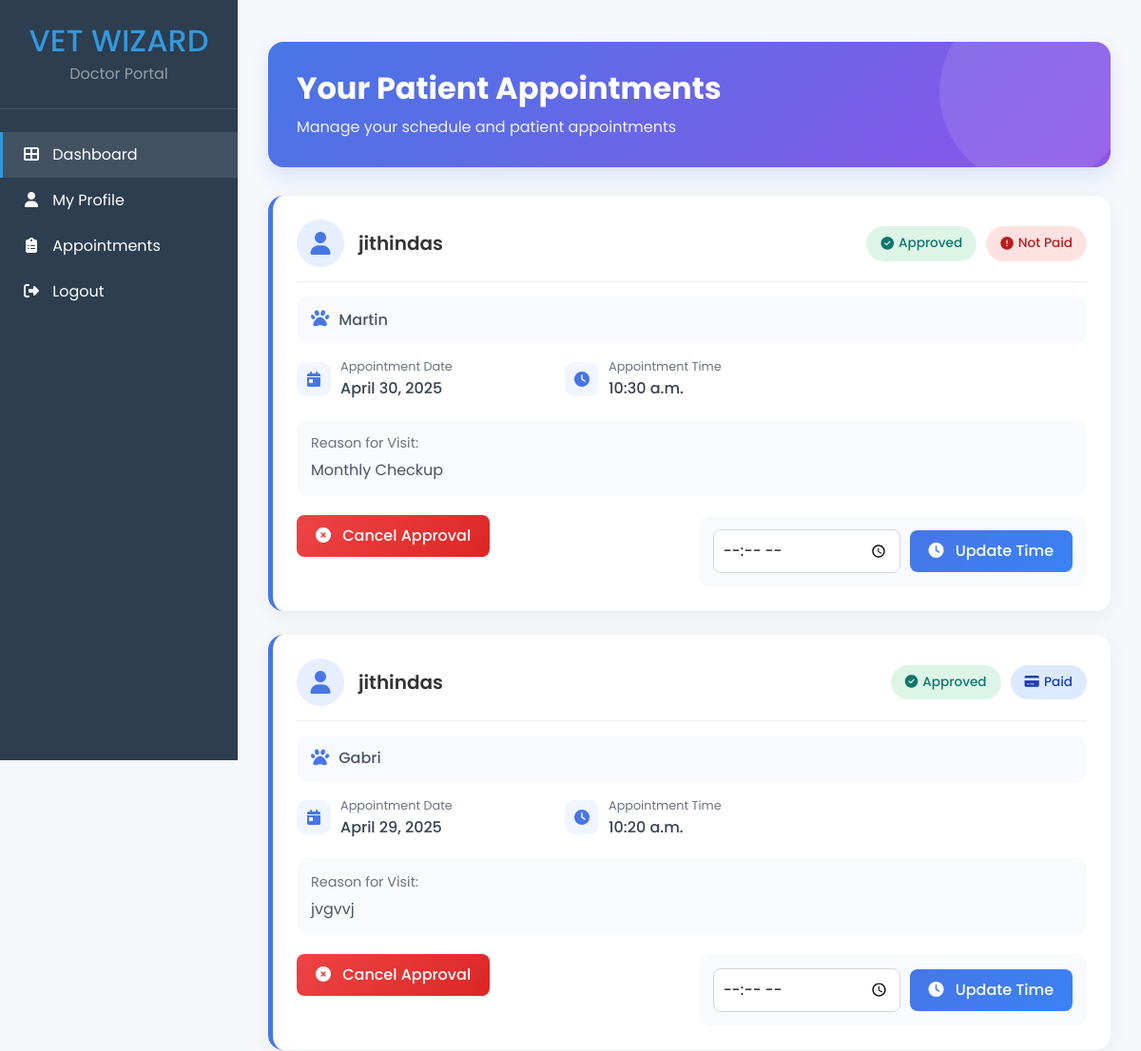
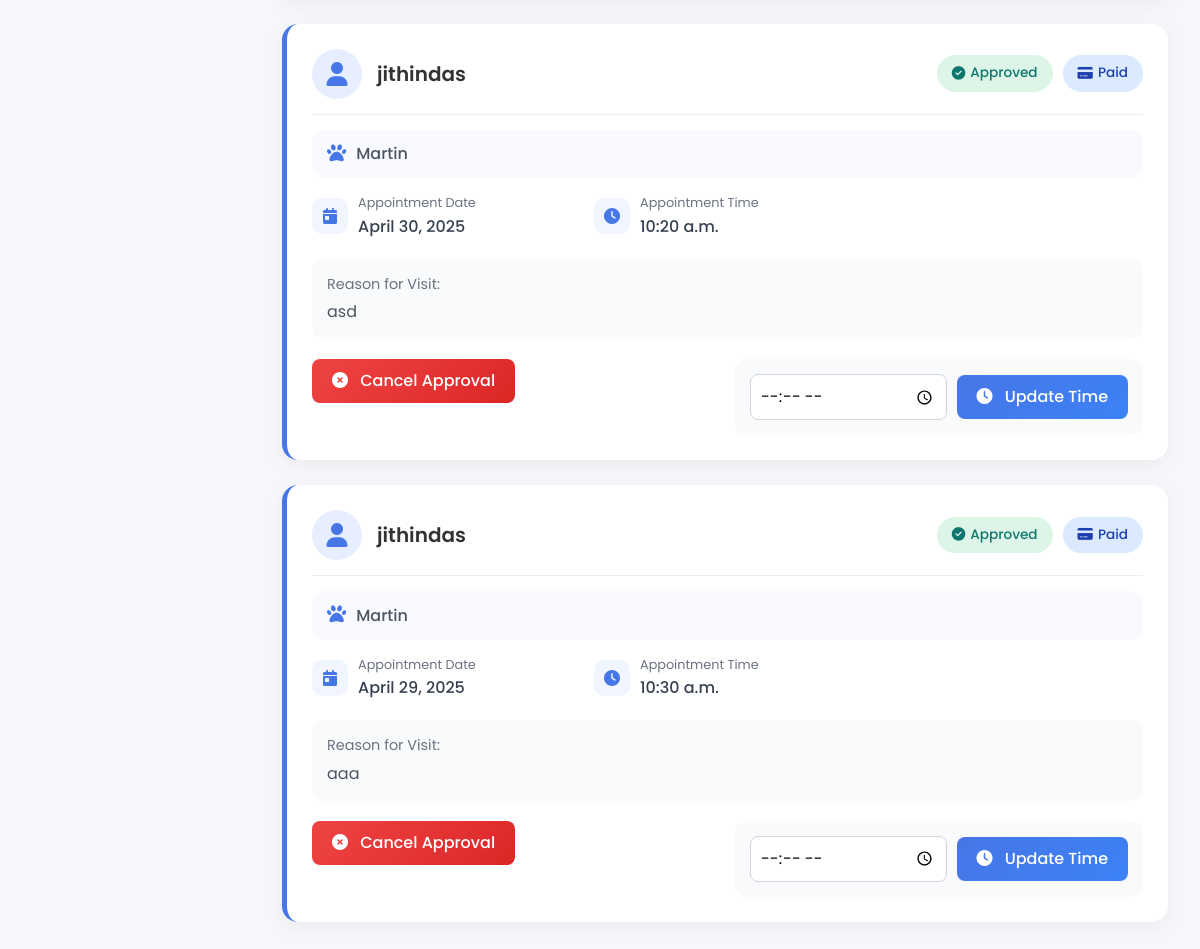
The app's page /doctor/appointment_doctor/ (signed in) with its own data (2 pictures, top to bottom).
### user/models.py (models this page shows, shortened)
class Doctor_Appointment(models.Model):
    doctor = models.ForeignKey(Doctor_Profile, on_delete=models.CASCADE, related_name='appointments')
    patient = models.ForeignKey(settings.AUTH_USER_MODEL, on_delete=models.CASCADE, related_name='appointments')
    pet=models.ForeignKey(Pet,on_delete=models.CASCADE)
    appointment_date = models.DateField()
    appointment_time = models.TimeField(null=True,blank=True)
    reason = models.TextField()
    is_confirmed = models.BooleanField(default=False)
    is_paid = models.BooleanField(default=False)
    created_at = models.DateTimeField(auto_now_add=True)
    razorpay_order_id = models.CharField(max_length=100, blank=True, null=True)
    amount = models.DecimalField(max_digits=10, decimal_places=2, default=0.00,null=True,blank=True)

class Pet(models.Model):
    owner = models.CharField(max_length=100)
    name = models.CharField(max_length=100)
    species = models.CharField(max_length=30)  # Dog, Cat
    breed = models.CharField(max_length=50)
    age = models.PositiveIntegerField()
    pet_picture = models.ImageField(upload_to='pet_images', blank=True, null=True)
    adopt=models.BooleanField(default=False)

### admins/models.py (models this page shows, shortened)
class User(AbstractUser):
    user_type = models.CharField(max_length=20, choices=[
        ('doctor', 'doctor'),
        ('user', 'user')
    ])
    is_approved=models.BooleanField(default=False,null=True,blank=True)

### doctor/views.py (the view)
# urls.py: path('appointment_doctor/', Appointment_Doctor_View.as_view(), name='appointment_doctor'),
class Appointment_Doctor_View(View):
    def get(self, request):
        doctor_profile = get_object_or_404(Doctor_Profile, user=request.user)
        appointments = Doctor_Appointment.objects.filter(doctor=doctor_profile).order_by('-id')
        return render(request, 'appointment_doctor.html', {'appointment': appointments})

### doctor/templates/appointment_doctor.html (shortened to what this page needs)
{% extends 'doctor.html' %}
{% load static %}
{% block content %}
<div class="container py-4">
    <div class="page-header">
        <h2>Your Patient Appointments</h2>
        <p>Manage your schedule and patient appointments</p>
    </div>
    <div class="appointments-container">
        {% if appointment %}
            {% for a in appointment %}
            <div class="appointment-card">
                <div class="card-header">
                    <div class="patient-info">
                        <div class="patient-avatar">
                            <i class="fas fa-user"></i>
                        </div>
                        <h5 class="patient-name">{{ a.patient.username }}</h5>
                    </div>
                    <div class="status-badges">
                        {% if a.is_confirmed %}
                            <span class="status-badge badge-approved">
                                <i class="fas fa-check-circle"></i> Approved
                            </span>
                        {% else %}
                            <span class="status-badge badge-pending">
                                <i class="fas fa-clock"></i> Pending
                            </span>
                        {% endif %}
                        {% if a.is_paid %}
                            <span class="status-badge badge-paid">
                                <i class="fas fa-credit-card"></i> Paid
                            </span>
                        {% else %}
                            <span class="status-badge badge-not-paid">
                                <i class="fas fa-exclamation-circle"></i> Not Paid
                            </span>
                        {% endif %}
                    </div>
                </div>
                <div class="pet-info">
                    <span class="pet-icon"><i class="fas fa-paw"></i></span>
                    <span class="pet-name">{{ a.pet.name }}</span>
                </div>
                <div class="appointment-details">
                    <div class="detail-item">
                        <div class="detail-icon">
                            <i class="fas fa-calendar-day"></i>
                        </div>
                        <div class="detail-text">
                            <span class="detail-label">Appointment Date</span>
                            <span class="detail-value">{{ a.appointment_date }}</span>
                        </div>
                    </div>
                    <div class="detail-item">
                        <div class="detail-icon">
                            <i class="fas fa-clock"></i>
                        </div>
                        <div class="detail-text">
                            <span class="detail-label">Appointment Time</span>
                            <span class="detail-value">
                                {% if a.appointment_time %}
                                    {{ a.appointment_time }}
                                {% else %}
                                    Not set
                                {% endif %}
                            </span>
                        </div>
                    </div>
                </div>
                <div class="reason-section">
                    <div class="reason-label">Reason for Visit:</div>
                    <div class="reason-text">{{ a.reason }}</div>
                </div>
                <div class="actions-section">
                    <form method="POST" action="{% url 'toggle_appointment_status' a.id %}" class="action-form">
                        {% if a.is_confirmed %}
                            <button type="submit" class="btn btn-danger btn-block">
                                <i class="fas fa-times-circle"></i> Cancel Approval
                            </button>
                        {% else %}
                            <button type="submit" class="btn btn-success btn-block">
                                <i class="fas fa-check-circle"></i> Approve Appointment
                            </button>
                        {% endif %}
                    </form>
                    <form method="POST" action="{% url 'set_appointment_time' a.id %}" class="time-form">
                        <input type="time" name="appointment_time" value="{{ a.appointment_time|default:'' }}" class="time-input" required>
                        <button type="submit" class="btn btn-primary">
                            <i class="fas fa-clock"></i> Update Time
                        </button>
                    </form>
                </div>
            </div>
            {% endfor %}
        {% endif %}
    </div>
</div>
{% endblock %}

### doctor/templates/doctor.html (style rules this page uses)
:root { --bs-primary: #3498db; --bs-secondary: #2ecc71; --bs-dark: #2c3e50; --bs-light: #ecf0f1; --bs-danger: #e74c3c; --bs-warning: #f39c12; }
body { background-color: #f5f7fa; font-family: 'Segoe UI', Tahoma, Geneva, Verdana, sans-serif; }
.status-badge { padding: 5px 10px; border-radius: 20px; font-size: 12px; color: white; display: inline-block; }

### doctor/templates/appointment_doctor.html (style rules this page uses)
body { background-color: #f5f7fb; font-family: 'Poppins', sans-serif; }
.page-header { background: linear-gradient(135deg, #4776E6, #8E54E9); color: white; border-radius: 16px; padding: 30px; margin-bottom: 30px; box-shadow: 0 10px 20px rgba(71, 118, 230, 0.15); position: relative; overflow: hidden; }
.page-header h2 { font-weight: 700; margin: 0; position: relative; z-index: 2; }
.page-header p { margin: 10px 0 0; opacity: 0.9; position: relative; z-index: 2; }
.page-header::after { content: ''; position: absolute; right: -20px; bottom: -20px; width: 200px; height: 200px; background-color: rgba(255, 255, 255, 0.1); border-radius: 50%; z-index: 1; }
.appointments-container { max-width: 1000px; margin: 0 auto; }
.appointment-card { background: white; border-radius: 16px; padding: 25px; margin-bottom: 25px; box-shadow: 0 5px 20px rgba(0, 0, 0, 0.05); border: none; transition: all 0.3s ease; border-left: 5px solid #4776E6; }
.card-header { border-bottom: 1px solid #eaedf2; padding-bottom: 15px; margin-bottom: 15px; display: flex; justify-content: space-between; align-items: center; }
.patient-info { display: flex; align-items: center; }
.patient-avatar { width: 50px; height: 50px; background-color: #e6eeff; border-radius: 50%; display: flex; align-items: center; justify-content: center; margin-right: 15px; color: #4776E6; font-size: 1.5rem; }
.patient-name { font-size: 1.25rem; font-weight: 600; color: #333; margin: 0; }
.pet-info { display: flex; align-items: center; background: #f8faff; padding: 10px 15px; border-radius: 12px; margin-bottom: 15px; }
.pet-icon { font-size: 1.2rem; color: #4776E6; margin-right: 10px; }
.pet-name { font-weight: 500; color: #4b5563; }
.appointment-details { display: grid; grid-template-columns: repeat(auto-fill, minmax(200px, 1fr)); gap: 15px; margin-bottom: 20px; }
.detail-item { display: flex; align-items: center; }
.detail-icon { display: flex; align-items: center; justify-content: center; width: 36px; height: 36px; background-color: #f0f5ff; border-radius: 10px; margin-right: 10px; color: #4776E6; }
.detail-text { display: flex; flex-direction: column; }
.detail-label { font-size: 0.8rem; color: #6b7280; margin-bottom: 2px; }
.detail-value { font-weight: 500; color: #374151; }
.reason-section { background-color: #f9fafb; padding: 15px; border-radius: 12px; margin-bottom: 20px; }
.reason-label { font-size: 0.9rem; color: #6b7280; margin-bottom: 5px; }
.reason-text { color: #4b5563; }
.status-badges { display: flex; gap: 10px; flex-wrap: wrap; }
.status-badge { display: inline-flex; align-items: center; padding: 8px 15px; border-radius: 50px; font-size: 0.85rem; font-weight: 500; }
.status-badge i { margin-right: 5px; }
.badge-approved { background-color: #dcf5e7; color: #0f766e; }
.badge-paid { background-color: #dbeafe; color: #1e40af; }
.badge-not-paid { background-color: #fee2e2; color: #b91c1c; }
.actions-section { display: grid; grid-template-columns: 1fr 1fr; gap: 15px; }
.action-form { flex: 1; }
.time-form { display: flex; align-items: center; gap: 10px; background-color: #f9fafb; padding: 15px; border-radius: 12px; }
.time-input { flex: 1; padding: 10px; border: 1px solid #d1d5db; border-radius: 8px; outline: none; transition: border-color 0.3s; }
.btn { padding: 10px 20px; border-radius: 8px; font-weight: 500; transition: all 0.3s ease; border: none; cursor: pointer; }
.btn-danger { background: linear-gradient(135deg, #ef4444, #dc2626); color: white; }
.btn-primary { background: linear-gradient(135deg, #4776E6, #3b82f6); color: white; }
.btn i { margin-right: 8px; }

### records on screen
Doctor_Appointment: patient.username "jithindas", is_confirmed True (drawn), is_paid False (drawn), pet.name "Martin", appointment_date "April 30, 2025", appointment_time "10:30 a.m.", reason "Monthly Checkup"
Doctor_Appointment: patient.username "jithindas", is_confirmed True (drawn), is_paid True (drawn), pet.name "Gabri", appointment_date "April 29, 2025", appointment_time "10:20 a.m.", reason "jvgvvj"
Doctor_Appointment: patient.username "jithindas", is_confirmed True (drawn), is_paid True (drawn), pet.name "Martin", appointment_date "April 30, 2025", appointment_time "10:20 a.m.", reason "asd"
Doctor_Appointment: patient.username "jithindas", is_confirmed True (drawn), is_paid True (drawn), pet.name "Martin", appointment_date "April 29, 2025", appointment_time "10:30 a.m.", reason "aaa"
